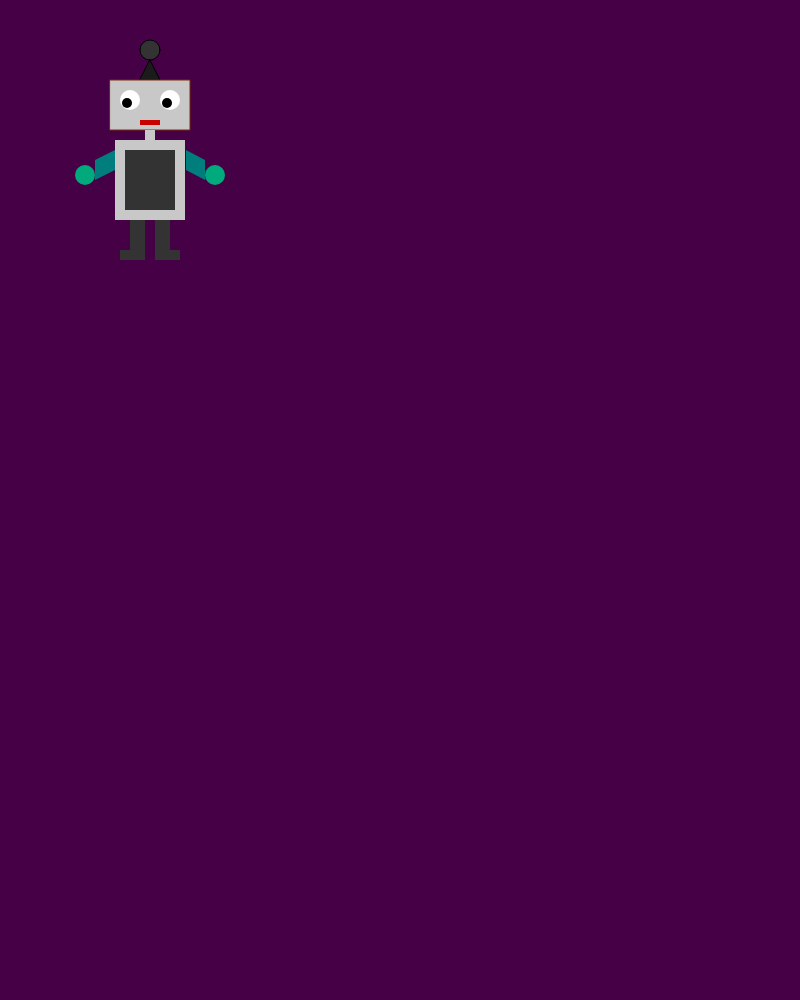
Frame 1 (no input)
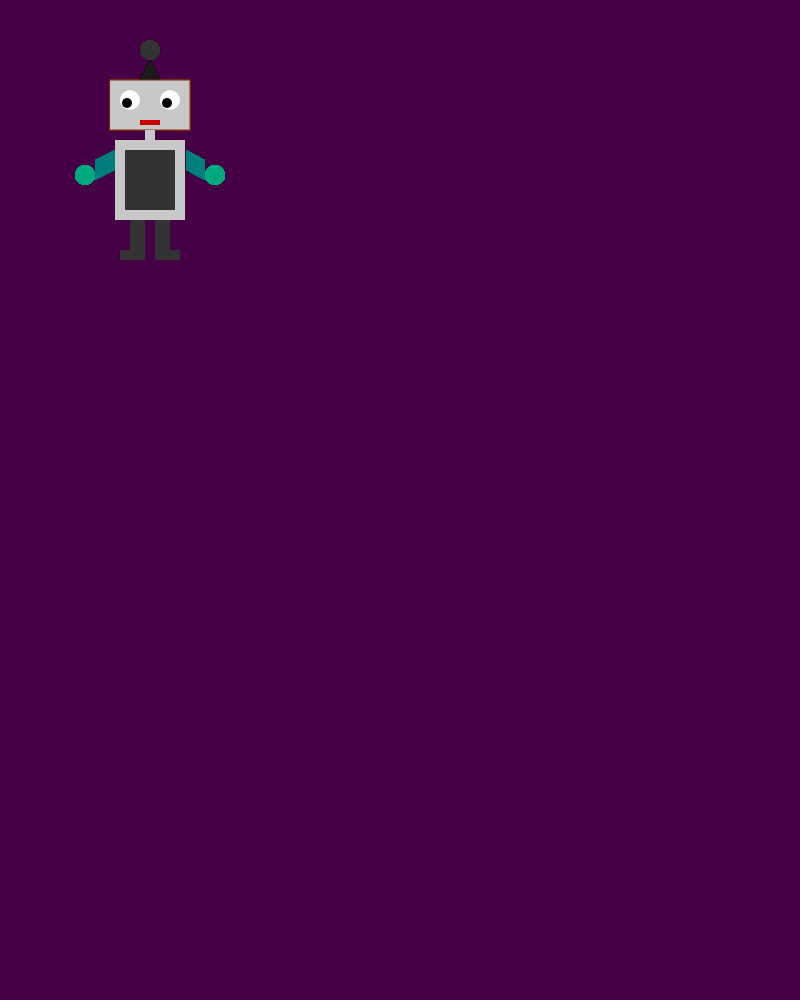
Frame 60 (no input)
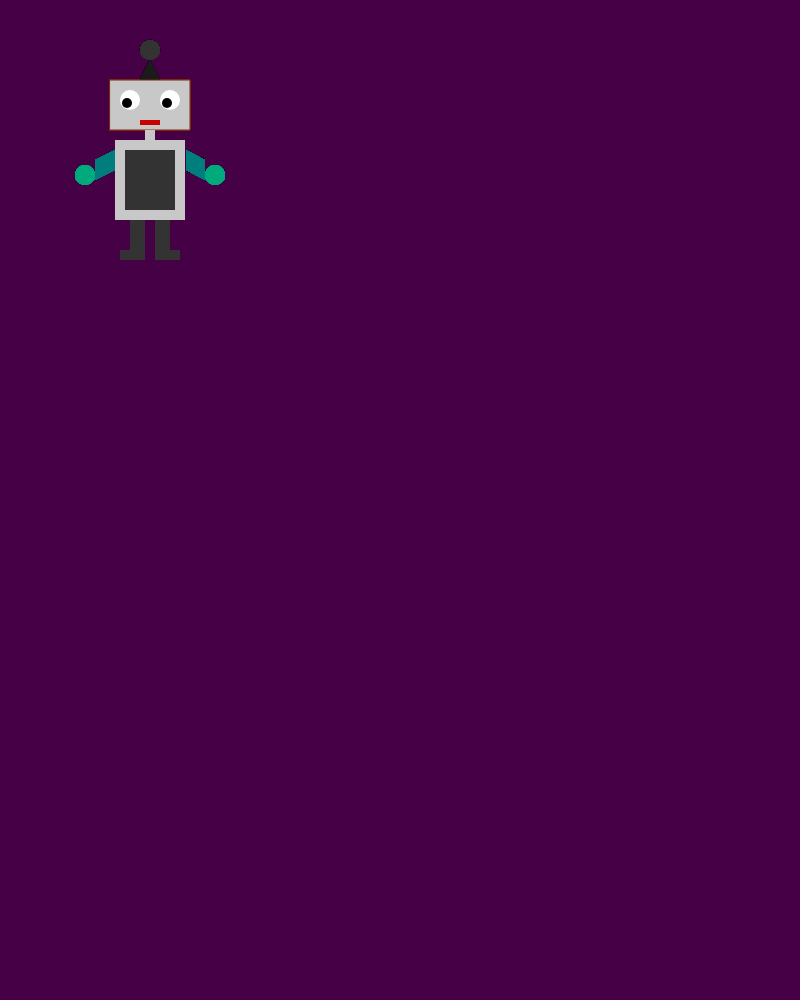
Frame 120 (the mouse pressed at the canvas centre since frame 60)

The p5.js sketch that drew these frames (run headless with seeded random() and noise() and a simulated clock; from frame 60 on, the mouse is pressed at the canvas centre):

// p5.js sketch
// ── sketch.js
function setup() {
  createCanvas(800,1000);
  background(70,0,70);
}

function draw() {
  fill(51); ellipse(150,50,20,20);
  fill(27);triangle(140,80,160,80,150,60);
  fill(200);stroke(127,42,8);rect(110,80,80,50);
  noStroke(); fill(255);ellipse(130,100,20,20);
  fill(255);ellipse(170,100,20,20);
  fill(0);ellipse(127,103,10,10);
  fill(0);ellipse(167,103,10,10);
  fill(200);rect(145,130,10,10);
  fill(200);rect(115,140,70,80);
  fill(51);rect(130,220,15,30);
  fill(51);rect(155,220,15,30);
  fill(51);rect(120,250,25,10);
  fill(51);rect(155,250,25,10);
  fill(0,125,125);quad(95,180,95,160,115,150,115,170);
  quad(186,170,186,150,205,160,205,180);
  fill(0,170,125);ellipse(85,175,20,20);
  ellipse(215,175,20,20);
  fill(51);rect(125,150,50,60);
  fill(200,0,0); rect(140,120,20,5);
}
